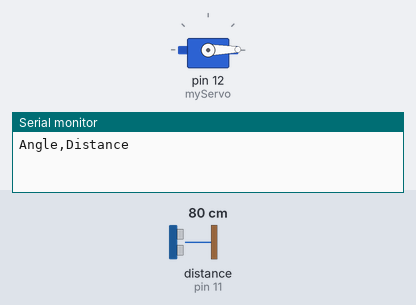
A sketch run on a simulated Arduino Uno, built with avr-gcc and run on an emulated ATmega328P. Shown: servo, the last lines printed to the serial monitor. Wiring (inferred from the names in the program): ultrasonic range finder: trigger pin 10; echo pin 11. The inputs (shaded band) are chosen by the test bench; at power-on: distance to the obstacle (sensor on pin 11) 80 cm. The echo pulse lasts 58.3 µs per cm.

Above: at 0.1 s.
At 19.1 s:
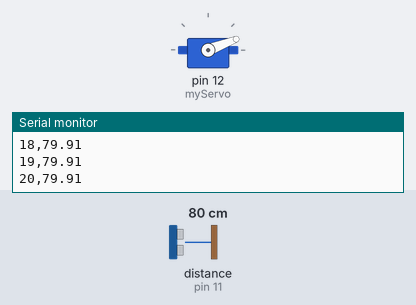
At 39.1 s:
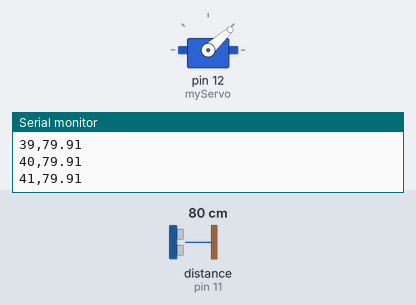
Timing chart, 0 to 40.0 s (numbered marks = the images above):
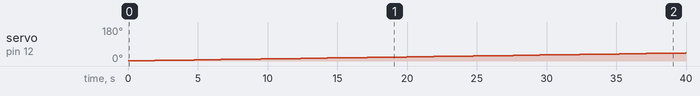

Measured:
- by itself, servo on pin 12 (myServo): moves from 1° to 43° over 39.0 s

The sketch:

MapMaker.ino
```cpp
#include <Servo.h> //Servo library used to control motor

#define trigPin 10 //pin definitions for ultrasonic
#define echoPin 11

Servo myServo; //initializing the servo as myservo

float time_us = 0; // time tracked by ultrasonic sensor in micro-seconds
float distance; //distance variable
int degreeofrot = 180; //range of motion of the servo (180 is max)
float average = 0; //setting average as 0 - used with iterations to calculate a more accurate distance based on # of iterations
int iterations = 10;

void setup() {
  pinMode(trigPin, OUTPUT); //output pin for ultrasonic
  pinMode(echoPin, INPUT); //input pin for ultrasonic
  Serial.begin(9600); //open and begin writing to this channel
  myServo.attach(12, 880, 2120); //digital pin 12 defined for the servo
}
void loop() {
  //generating and writing data in a csv format into the serial monitor (basically cmd)
  //adding headers defining the data - this data represents polar coordinates (angle (theta) and distance (r))
  Serial.println("Angle,Distance");
  //for each rotation of the servo, record the distance it measures
  for (int i = 1; i < degreeofrot; i++) {
    myServo.write(i); //writes to the servo the angle that it should turn to
    delay(100); // waits 100ms for the servo to reach the position
    //averaging distance for better readings (10 times based on # of iterations defined)
    average = 0;
    for (int i = 0; i < iterations; i++) {
      average = average + read_ultrasonic();
      delay(30);
    }
    delay(200);
    distance = average / iterations;
    //writing data
    Serial.println((String) i + "," + distance);
    delay(300);
  }
  delay(1000);
  //basically unwinding the servo so the wires don't get super tangled (reverse)
  for (int i = 1; i < degreeofrot; i++) {
    myServo.write(degreeofrot - i);
    delay(100);
  }
  //since there's no way to "kill" the process as soon as it ends we just have a long wait - more than enough for me to unplug the arduino
  delay(1000000);
}
//just calculating the distance
float read_ultrasonic()
{
  digitalWrite (trigPin, HIGH);
  delayMicroseconds (10);
  digitalWrite (trigPin, LOW);
  time_us = pulseIn (echoPin, HIGH);
  return (time_us * 0.0344) / 2; // distance = (time in us * 0.034 cm/us)/2  (0.0344 to get a more accurate distance given the conditions (temps))
}
```
